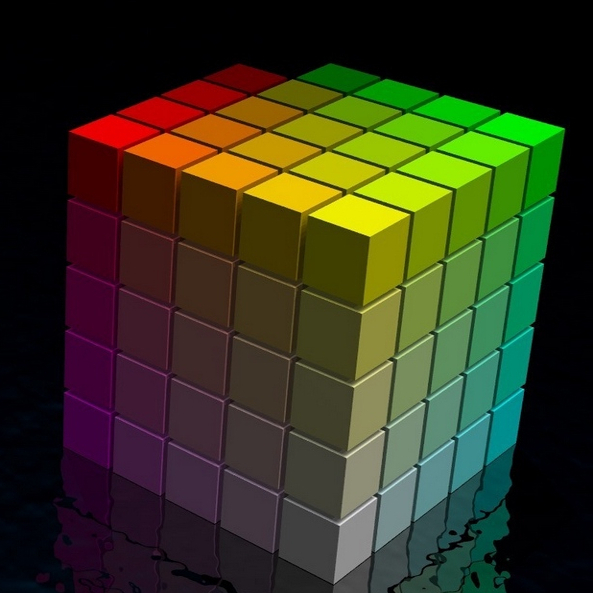
#> input picture lab2/source.jpg, 593 x 593 px
$ python cv.py
#> lines starting #> are read from the running program, lines starting #| are printed output that depends on the picture; after the words box and inside, x2 and y2 are one past the last pixel; in counts of white or black regions, pixels touching at a corner belong together
import cv2
import numpy as np
image = cv2.imread('source.jpg',cv2.IMREAD_COLOR)
#> image is the input picture: shape (593, 593, 3); mean B, G, R 28.8, 54.1, 52.5

YUV_img = cv2.cvtColor(image, cv2.COLOR_BGR2YUV)
#> YUV_img: shape (593, 593, 3); mean of channels 0, 1, 2 50.7, 117.2, 129.5
Y, U, V = cv2.split(YUV_img)
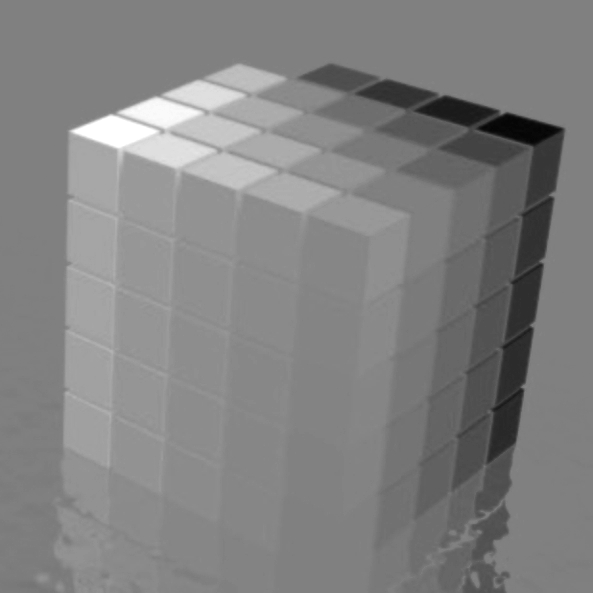
#> V: shape (593, 593); min 3, max 255, mean 129.5
cv2.imwrite('YUV_img_image.jpg',YUV_img)

Y = cv2.equalizeHist(Y)
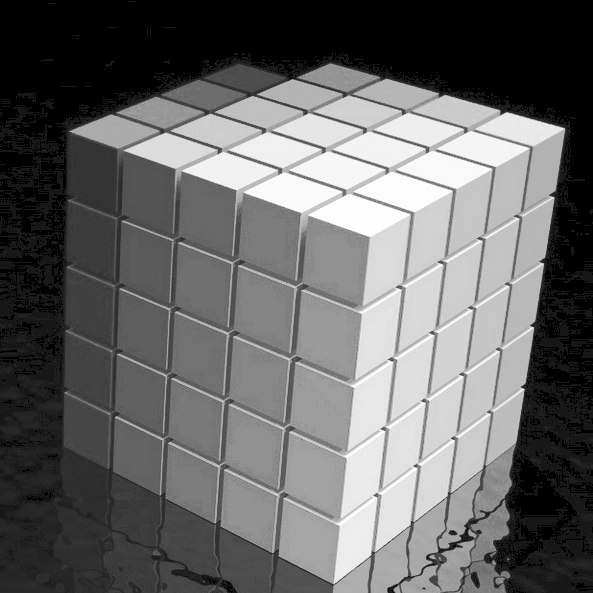
#> Y: shape (593, 593); min 0, max 255, mean 102.6
cv2.imwrite('YUV_img_equalized.jpg',cv2.merge((Y, U, V)))
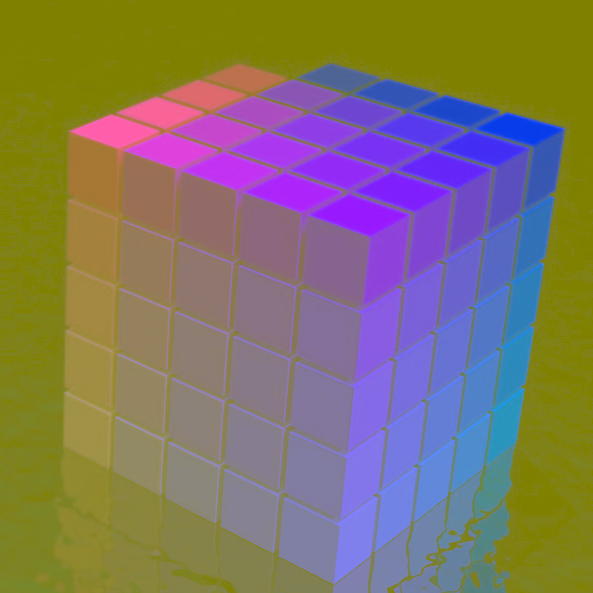
#> saved as YUV_img_equalized.jpg: shape (593, 593, 3); mean B, G, R 102.6, 117.2, 129.5

edges = cv2.Canny(Y,100,200)
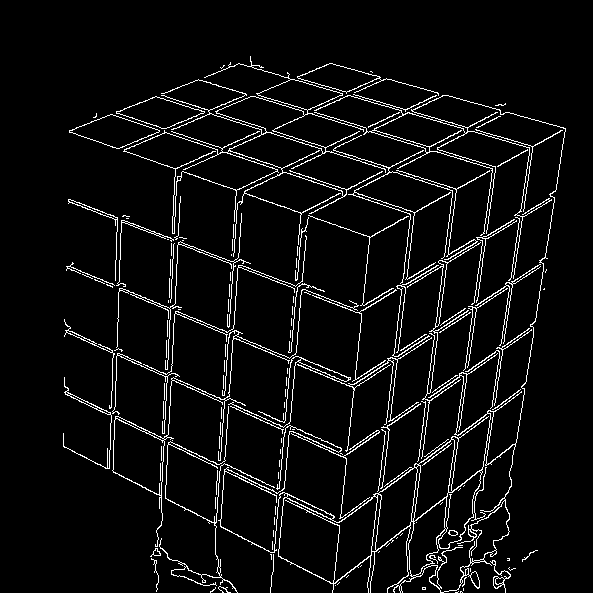
#> edges: shape (593, 593); 5.5% white in thin lines or dots, all inside (x1, y1, x2, y2) = (63, 56, 566, 593)
Y_np = np.float32(Y)
corners = cv2.goodFeaturesToTrack(Y_np,170,0.01,10)
#> corners = 170 rows, first 8: [523, 389], [542, 264], [531, 325], [431, 562], [374, 495], [553, 198], [451, 438], [381, 428]
corners = np.int0(corners)
for corner in corners:
    x, y = corner.ravel()
    cv2.circle(edges, (x, y), 2, 255, -1)
#> this loop made 170 passes
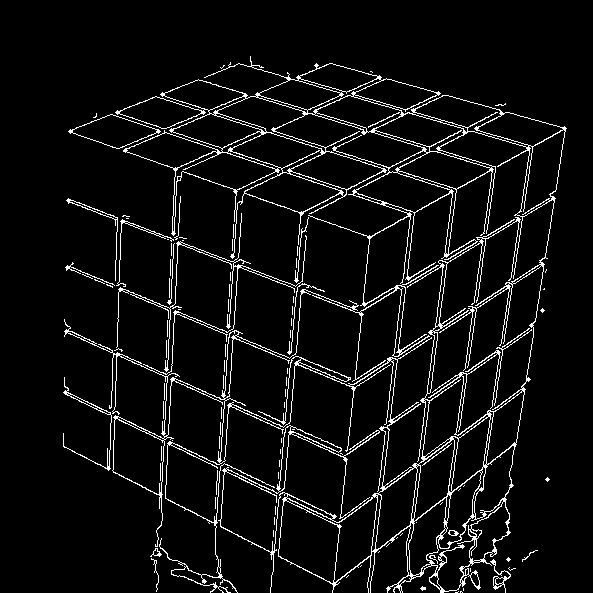
#> edges: shape (593, 593); 5.9% white in thin lines or dots, all inside (x1, y1, x2, y2) = (63, 56, 567, 593)
cv2.imwrite('edges.jpg',edges)

dist = cv2.distanceTransform(255 - edges, cv2.DIST_L2, 3)
cv2.imwrite('dist.jpg',dist)

intergral_img = cv2.integral(Y)
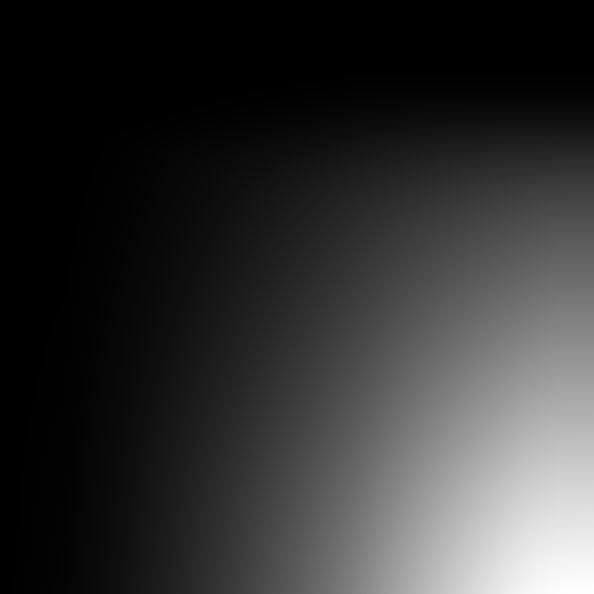
#> intergral_img: shape (594, 594) int32; min 0, max 36075292, mean 7167101.6; drawn with min black and max white
intergral_img = intergral_img[1:,1:]
#> intergral_img: shape (593, 593) int32

h, w = Y.shape
#> h = 593; w = 593
for i in range(h):
    for j in range(w):
        kernel_size = int(round(dist[i][j]))
        if kernel_size % 2 == 0:
            kernel_size += 1
        if ((i <= kernel_size//2) or (j <= kernel_size//2) or (j > w - kernel_size//2 - 1)
                or (i > h - kernel_size//2 - 1) or (kernel_size <= 1)):
            continue
        _sum = (intergral_img[i-kernel_size//2-1][j-kernel_size//2-1]
                    - intergral_img[i-kernel_size//2-1][j+kernel_size//2]
                    + intergral_img[i+kernel_size//2][j+kernel_size//2]
                    - intergral_img[i+kernel_size//2][j-kernel_size//2-1])
        Y[i][j] = _sum//(kernel_size**2)

image = cv2.merge((Y, U, V))
#> image: shape (593, 593, 3); mean of channels 0, 1, 2 102.3, 117.2, 129.5
image = cv2.cvtColor(image, cv2.COLOR_YUV2BGR)
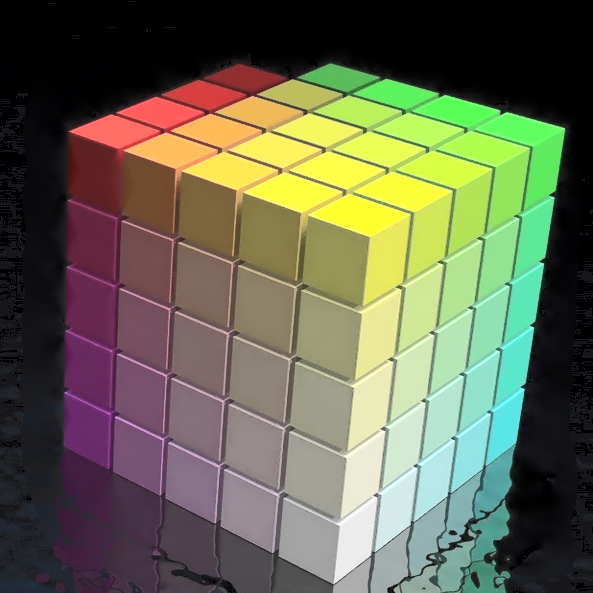
#> image: shape (593, 593, 3); mean B, G, R 80.3, 104.1, 102.3
cv2.imwrite('res.jpg',image)
cv2.destroyAllWindows()
